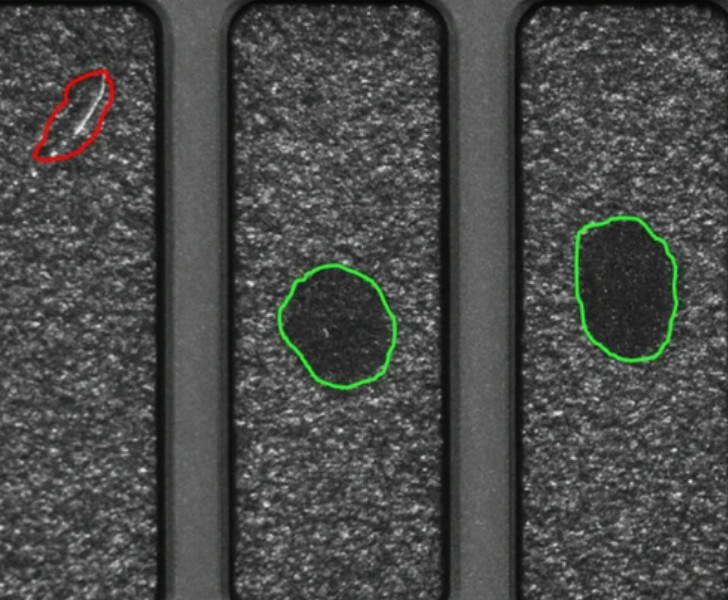
#> input picture example.jpg, 728 x 600 px
$ python -i image_preprocessor.py   (imports and definitions only)
#> lines starting #> are read from the running program, lines starting #| are printed output that depends on the picture
#> further down, picture is the input picture: shape (600, 728, 3); mean B, G, R 72.8, 74.3, 73.3
"""
이미지 전처리 모듈
- cv2.equalizeHist: 히스토그램 균등화
- cv2.createCLAHE: 적응적 히스토그램 균등화 (Contrast Limited Adaptive Histogram Equalization)

전처리 전/후 이미지를 사용자에게 표시하고 적용 여부를 결정하도록 함.
"""

import cv2
import numpy as np
import matplotlib.pyplot as plt
import koreanize_matplotlib


def apply_equalize_hist(image):
    """cv2.equalizeHist를 적용하여 이미지 대비를 개선함.

    Args:
        image: BGR 또는 그레이스케일 이미지

    Returns:
        전처리된 BGR 이미지
    """
    if len(image.shape) == 3:
        # BGR → YCrCb 변환 후 Y채널(밝기)에만 균등화 적용
        ycrcb = cv2.cvtColor(image, cv2.COLOR_BGR2YCrCb)
#> ycrcb: shape (600, 728, 3); mean of channels 0, 1, 2 73.8, 127.6, 127.4
        ycrcb[:, :, 0] = cv2.equalizeHist(ycrcb[:, :, 0])
#> ycrcb: shape (600, 728, 3); mean of channels 0, 1, 2 128.9, 127.6, 127.4
        result = cv2.cvtColor(ycrcb, cv2.COLOR_YCrCb2BGR)
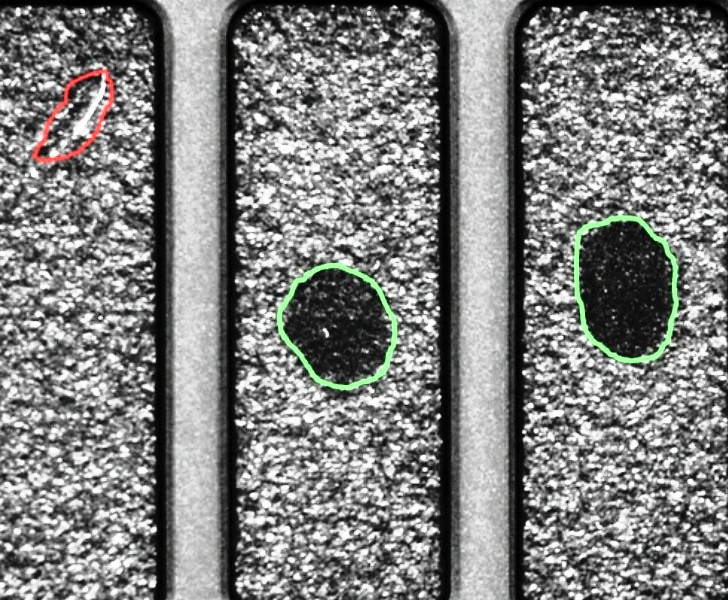
#> result: shape (600, 728, 3); mean B, G, R 127.9, 129.1, 128.4
    else:
        result = cv2.equalizeHist(image)
        result = cv2.cvtColor(result, cv2.COLOR_GRAY2BGR)
    return result


# [109 lines left out: functions apply_clahe, show_preprocessing_comparison, ask_user_preprocessing_choice, preprocess_images, not called in this run]

>>> import cv2
>>> picture = cv2.imread('example.jpg')
>>> result = apply_equalize_hist(picture)

$ run again, on before2.jpg
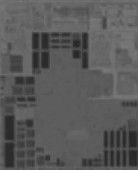
#> input picture before2.jpg, 138 x 170 px
#> picture is the input picture: shape (170, 138, 3); min 37, max 120, mean 89.1
#> in apply_equalize_hist, `result = cv2.cvtColor(ycrcb, cv2.COLOR_YCrCb2BGR)`:
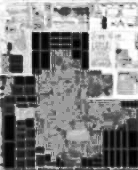
#> result: shape (170, 138, 3); min 0, max 255, mean 131.5
